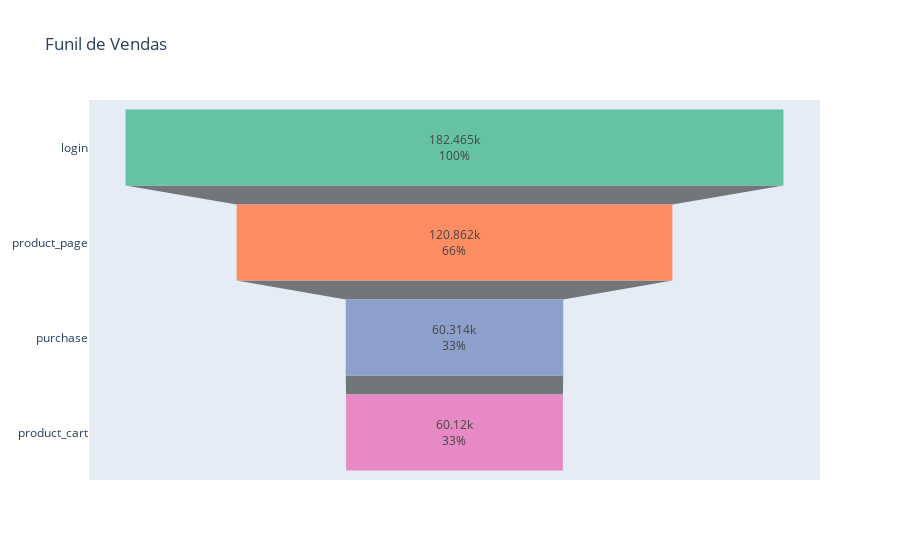

Write notebook code for a chart like this one.
### Code cell
# Creating the funnel chart
fig = go.Figure(go.Funnel(
    y = events_grouped['event_name'],
    x = events_grouped['user_id'],
    textinfo = "value+percent initial",
    marker = {"color": my_palette}
))

# Adjusting the title and displaying the chart
fig.update_layout(title="Funil de Vendas")
fig.show()

### Figure 1 — Plotly figure (JSON) as saved in the notebook; plotly's stock layout.template omitted (floating-point values rounded to 4 significant figures)
{"data": [{"marker": {"color": ["#66c2a5", "#fc8d62", "#8da0cb", "#e78ac3", "#a6d854", "#ffd92f"]}, "textinfo": "value+percent initial", "type": "funnel", "x": [182465, 120862, 60314, 60120], "y": ["login", "product_page", "purchase", "product_cart"]}], "layout": {"title": {"text": "Funil de Vendas"}}}
